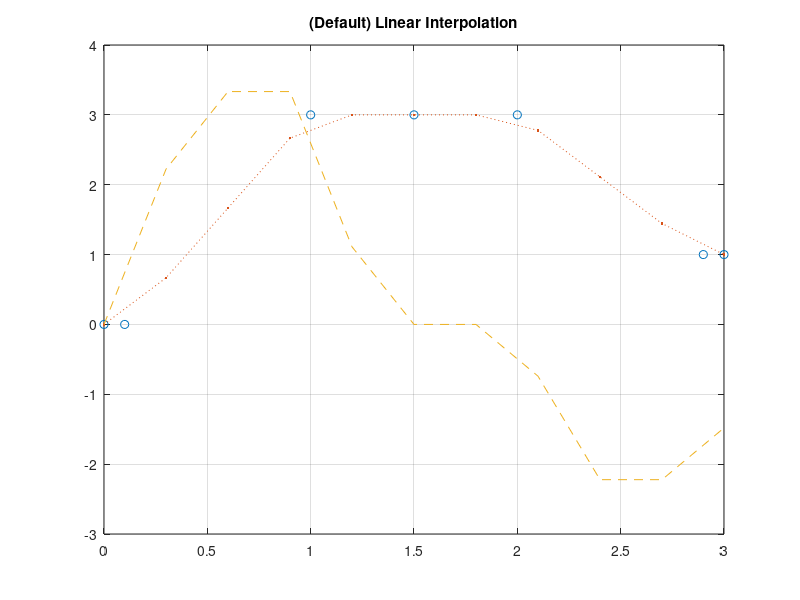

This figure's MATLAB source:
clear
clc

x = [0,0.1,1,1.5,2,2.9,3];

v=[0,0,3,3,3,1,1];

step = 10;
k_xq=3/step;

xq= 0:k_xq:3;

figure
vq1 = interp1(x,v,xq,'linear');
plot(x,v,'o',xq,vq1,':.');
xlim([0 3]);
title('(Default) Linear Interpolation');
hold on
grid on

%%

dvq1 = vq1;

for i=1:1:length(vq1)
    if i==1
        vq1_=0;
    else
        vq1_=vq1(i-1);
    end
    dvq1(i) = (vq1(i)-vq1_)/k_xq;
end

plot(xq,dvq1,'--');

%%
% 
% ddv = vq1;
% 
% for i=1:1:length(vq1)
%     if i==1
%         dvq1_= 0;
%     else
%         dvq1_= vq1(i-1);
%     end
%     ddv(i) = (dvq1(i)-dvq1_)/k_xq;
% end
% 
% plot(xq,ddv,'*-');
